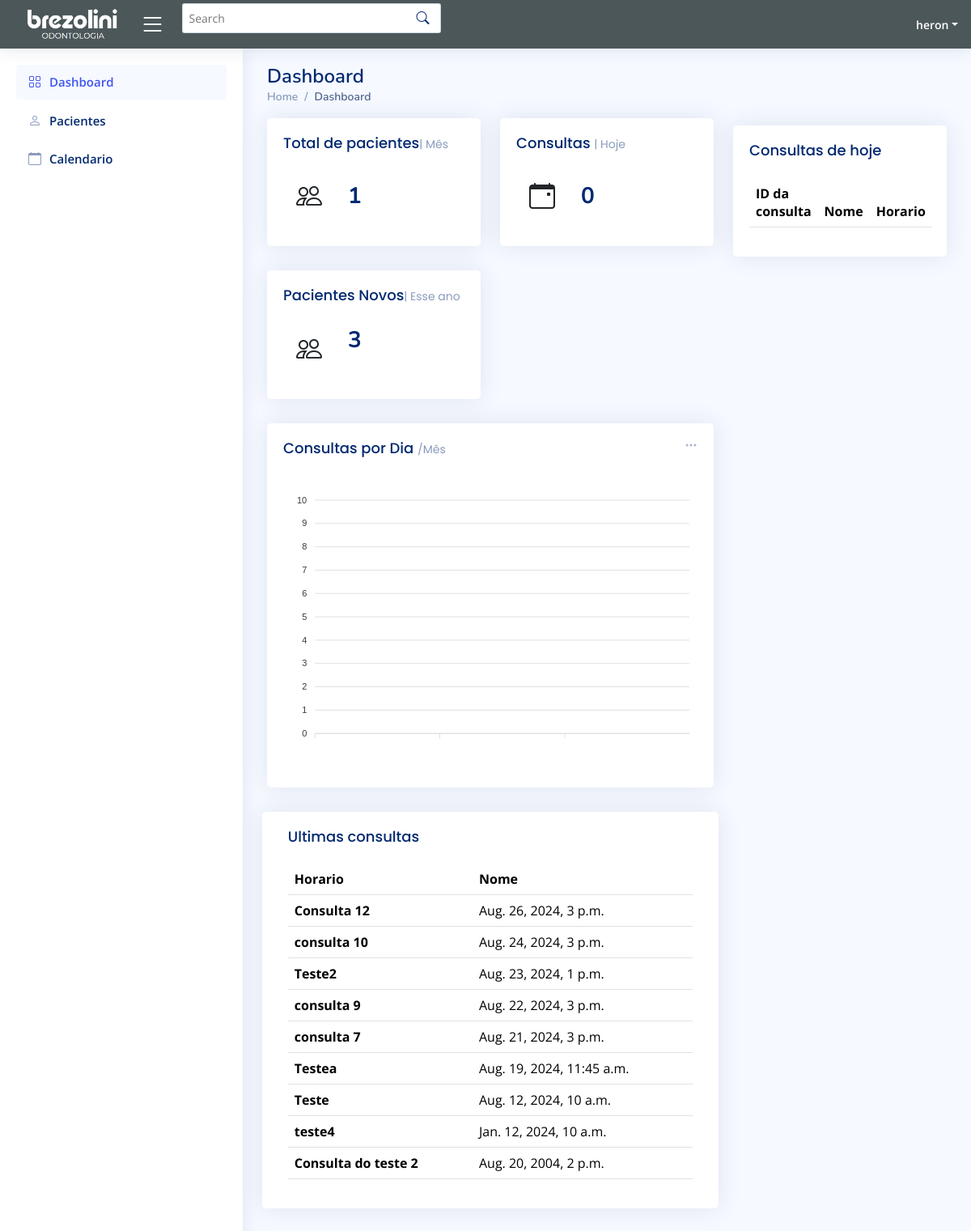
/index (signed in), run on an earlier commit of the app's database.
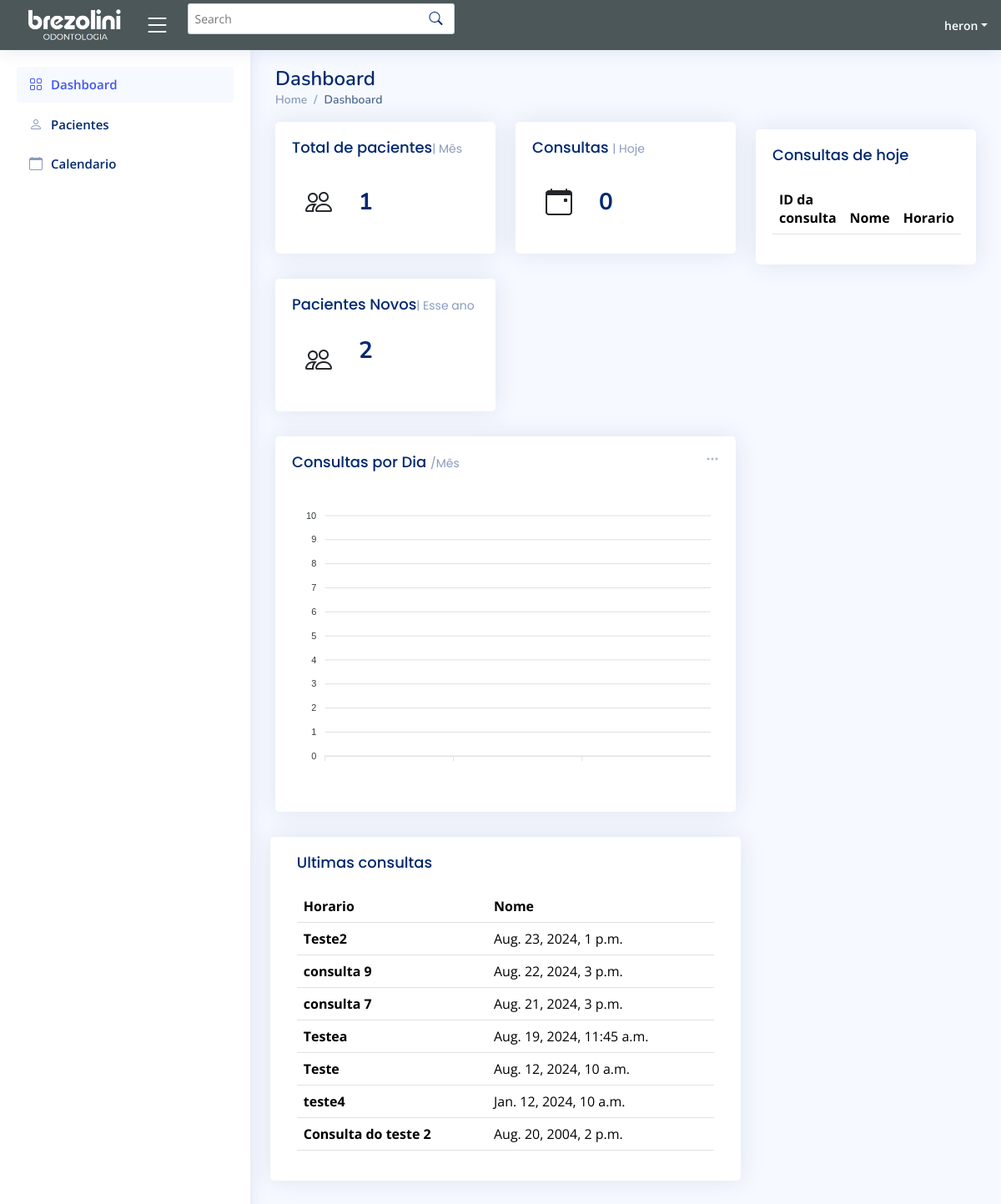
And on a later commit of the database.
### app/models.py (models this page shows, shortened)
class EventAbstract(models.Model):
    is_active = models.BooleanField(default=True)
    is_deleted = models.BooleanField(default=False)
    created_at = models.DateTimeField(auto_now_add=True)
    updated_at = models.DateTimeField(auto_now=True)
    class Meta:
        abstract = True

class Event(EventAbstract):
    user = models.ForeignKey(User, on_delete=models.CASCADE, related_name="events")
    title = models.CharField(max_length=200)
    description = models.TextField()
    start_time = models.DateTimeField()
    end_time = models.DateTimeField()
    paciente = models.ForeignKey(Paciente, on_delete=models.CASCADE, related_name="events", blank=True, null=True)
    objects = EventManager()

### app/views.py (the view)
# urls.py: path("", views.index, name="index"),
@login_required(login_url="/")
def index(request):
    agora = timezone.now()
    eventos_futuros = Event.objects.filter(start_time__gt=agora).order_by('start_time')
    pacientes = Paciente.objects.all()
    inicio_do_dia = agora.replace(hour=0, minute=0, second=0, microsecond=0)
    fim_do_dia = agora.replace(hour=23, minute=59, second=59, microsecond=999999)
    ano_atual = agora.year
    mes_atual = agora.month
    eventos_hoje = Event.objects.filter(start_time__range=(inicio_do_dia, fim_do_dia)).order_by('start_time')
    pacientes_ano_atual = Paciente.objects.filter(Data_cadastro__year=ano_atual)
    total_pacientes_ano_atual = pacientes_ano_atual.count()
    pacientes_mes_atual = Paciente.objects.filter(Data_cadastro__year=ano_atual, Data_cadastro__month=mes_atual)
    total_pacientes_mes_atual = pacientes_mes_atual.count()
    inicio_do_dia = agora.replace(hour=0, minute=0, second=0, microsecond=0)
    fim_do_dia = agora.replace(hour=23, minute=59, second=59, microsecond=999999)
    consultas_dia_atual = Event.objects.filter(start_time__range=(inicio_do_dia, fim_do_dia))
    total_consultas_dia_atual = consultas_dia_atual.count()
    ultimos_eventos = Event.objects.filter(start_time__lt=agora).order_by('-start_time')[:10]
    start_of_month = agora.replace(day=1, hour=0, minute=0, second=0, microsecond=0)
    end_of_month = (start_of_month + timezone.timedelta(days=31)).replace(day=1) - timezone.timedelta(seconds=1)
    consultas_por_dia = Event.objects.filter(start_time__range=(start_of_month, end_of_month)) \
                                       .annotate(data=TruncDay('start_time')) \
                                       .values('data') \
                                       .annotate(total=Count('id')) \
                                       .order_by('data')
    dias = [item['data'].strftime('%Y-%m-%d') for item in consultas_por_dia]
    total_consultas = [item['total'] for item in consultas_por_dia]
    context = {
        'eventos_futuros': eventos_futuros,
        'pacientes': pacientes,
        'total_pacientes_ano_atual': total_pacientes_ano_atual,
        'total_pacientes_mes_atual': total_pacientes_mes_atual,
        'total_consultas_dia_atual': total_consultas_dia_atual,
        'eventos_hoje': eventos_hoje,
        'ultimos_eventos':ultimos_eventos,
        'dias': dias,
        'total_consultas': total_consultas,
    }
    return render(request, 'frontend/index.html', context)

### app/templates/frontend/index.html (shortened to what the changed rows need)
<html lang="en">
{% load static %}
<head>
  <link href="{% static "vendor/bootstrap/css/bootstrap.min.css" %}" rel="stylesheet">
  <link href="{% static "vendor/bootstrap-icons/bootstrap-icons.css" %}" rel="stylesheet">
  <link href="{% static "vendor/boxicons/css/boxicons.min.css" %}" rel="stylesheet">
  <link href="{% static "vendor/quill/quill.snow.css" %}" rel="stylesheet">
  <link href="{% static "vendor/quill/quill.bubble.css" %}" rel="stylesheet">
  <link href="{% static "vendor/remixicon/remixicon.css" %}" rel="stylesheet">
  <link href="{% static "vendor/simple-datatables/style.css" %}" rel="stylesheet">
  <link href="{% static "css/style.css" %}" rel="stylesheet">
</head>
<body>
  <main id="main" class="main" backgor>
    <div class="pagetitle">
      <h1>Dashboard</h1>
    </div>
    <section class="section dashboard">
      <div class="row">
        <div class="col-lg-8">
          <div class="row">
            <div class="col-xxl-4 col-md-6">
              <div class="card info-card Pacientes-card">
                <div class="card-body">
                  <div class="d-flex align-items-center">
                    <div class="ps-3">
                      <h6>{{ total_pacientes_ano_atual }}</h6>
                       <span class="text-muted small pt-2 ps-1"></span>
                    </div>
                  </div>
                </div>
              </div>
            </div>
            <div style="width: 98%; margin-left: 1%;" class="card">
              <div class="card-body">
                <table class="table">
                  <thead>
                    <tr>
                      <th scope="col">Horario</th>
                      <th scope="col">Nome</th>
                    </tr>
                  </thead>
                  <tbody>
                    {% for event in ultimos_eventos %}
                    <tr>
                      <th scope="row">{{ event.title }}</th>
                      <td>{{ event.start_time }}</td>
                    </tr>
                    {% endfor %}
                  </tbody>
                </table>
              </div>
            </div>
          </div>
        </div>
        <div class="col-lg-4">
          <div style="margin-top: -4%;" class="card">
            <div class="card-body">
              <table class="table">
                <thead>
                  <tr>
                    <th scope="col">ID da consulta</th>
                    <th scope="col">Nome</th>
                    <th scope="col">Horario</th>
                  </tr>
                </thead>
              </table>
            </div>
          </div>
          </div>
      </div>
    </section>
  </main>
</body>
</html>

What changed in the data, as far as the page shows it:
removed Event: title "Consulta 12", start_time "Aug. 26, 2024, 3 p.m."
removed Event: title "consulta 10", start_time "Aug. 24, 2024, 3 p.m."
Also different on the page:
{{ total_pacientes_ano_atual }}: "3" → "2"
